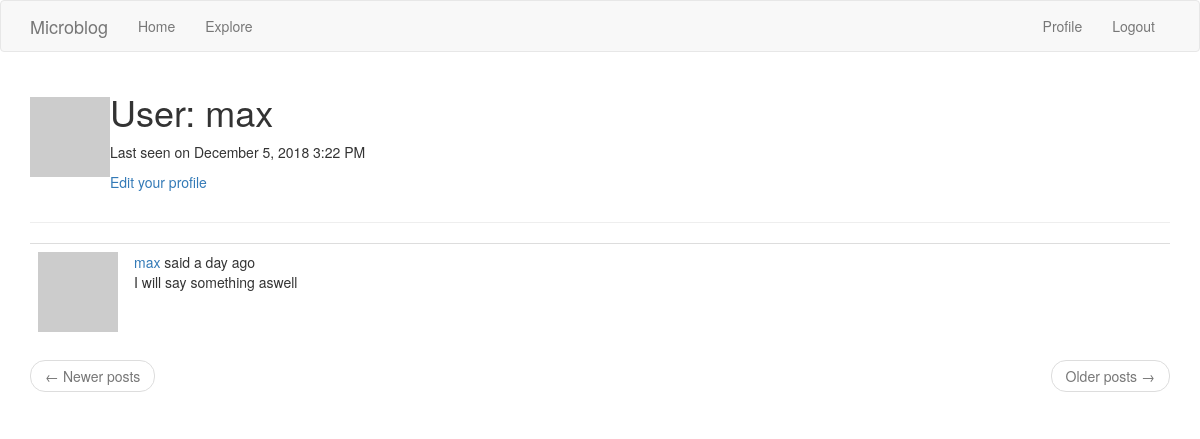
Before: /user/max (signed in) with the older database file.
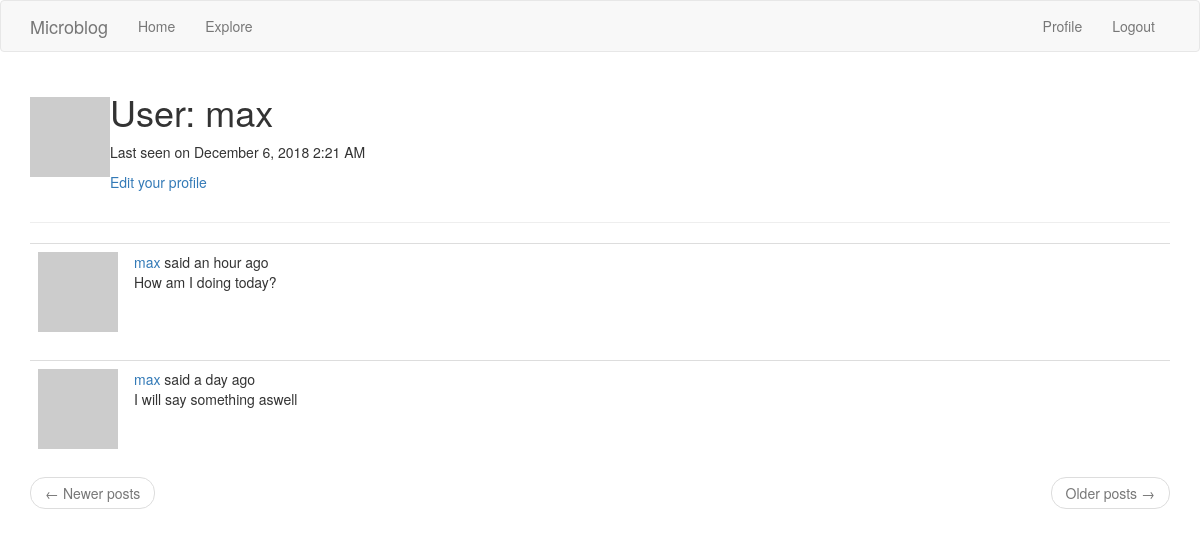
After: the same page with the newer database file.
### app/models.py (models this page shows, shortened)
class User(UserMixin, db.Model):
    id = db.Column(db.Integer, primary_key=True)
    username = db.Column(db.String(64), unique=True, index=True)
    email = db.Column(db.String(128), unique=True, index=True)
    password_hash = db.Column(db.String(128))
    posts = db.relationship('Post', backref='author', lazy='dynamic')
    about_me = db.Column(db.String(140))
    last_seen = db.Column(db.DateTime, default=datetime.utcnow)
    followed = db.relationship(
        'User', secondary=followers,
        primaryjoin=(followers.c.follower_id == id),
        secondaryjoin=(followers.c.followed_id == id),
        backref=db.backref('followers', lazy='dynamic'), lazy='dynamic')
    def avatar(self, size):
        digest = md5(self.email.lower().encode('utf-8')).hexdigest()
        return 'https://www.gravatar.com/avatar/{}?d=identicon&s={}'.format(digest, size)

class Post(db.Model):
    id = db.Column(db.Integer, primary_key=True)
    body = db.Column(db.String(140))
    timestamp = db.Column(db.DateTime, index=True, default=datetime.utcnow)
    user_id = db.Column(db.Integer, db.ForeignKey('user.id'))

### app/routes.py (the view)
@app.route('/user/<username>')
@login_required
def user(username):
    user = User.query.filter_by(username=username).first_or_404()
    page = request.args.get('page', 1, type=int)
    posts = user.posts.order_by(Post.timestamp.desc()).paginate(
        page, app.config['POSTS_PER_PAGE'], False)
    next_url = url_for('user', username=user.username, page=posts.next_num) \
        if posts.has_next else None
    prev_url = url_for('user', username=user.username, page=posts.prev_num) \
        if posts.has_prev else None
    return render_template('user.html', user=user, posts=posts.items,
                           next_url=next_url, prev_url=prev_url)

### app/models.py (called while the page is built)
@login.user_loader
def load_user(id):
    return User.query.get(int(id))

### app/routes.py (called while the page is built)
@app.before_request
def before_request():
    if current_user.is_authenticated:
        current_user.last_seen = datetime.utcnow()
        db.session.commit()

### app/templates/user.html (shortened to what this page needs)
{% extends 'base.html' %}
{% block app_content %}
    <table>
        <tr align="top">
            <td><img src="{{ user.avatar(128) }}" alt=""></td>
            <td>
                <h1>User: {{ user.username }}</h1>
                {% if user.last_seen %}
                    <p>Last seen on {{ moment(user.last_seen).format('LLL') }}</p>
                {% endif %}
                {% if user == current_user %}
                    <p><a href="{{ url_for('edit_profile') }}">Edit your profile</a></p>
                {% elif not current_user.is_following(user) %}
                    <p><a href="{{ url_for('follow', username=user.username) }}">Follow</a></p>
                {% else %}
                    <p><a href="{{ url_for('unfollow', username=user.username) }}">Unfollow</a></p>
                {% endif %}
            </td>
        </tr>
    </table>
    <hr>
    {% for post in posts %}
        {% include '_post.html' %}
    {% endfor %}
    <nav aria-label="...">
        <ul class="pager">
            <li class="previous{% if not prev_url %} disabled{% endif %}">
                <a href="{{ prev_url or '#' }}">
                    <span aria-hidden="true">&larr;</span> Newer posts
                </a>
            </li>
            <li class="next{% if not next_url %} disabled{% endif %}">
                <a href="{{ next_url or '#' }}">
                    Older posts <span aria-hidden="true">&rarr;</span>
                </a>
            </li>
        </ul>
    </nav>
{% endblock %}

### app/templates/_post.html
<table class="table table-hover">
    <tr>
        <td width="70px">
            <a href="{{ url_for('user', username=post.author.username) }}">
                <img src="{{ post.author.avatar(70) }}"/>
            </a>
        </td>
        <td>
            <a href="{{ url_for('user', username=post.author.username) }}">
                {{ post.author.username }}
            </a>
            said {{ moment(post.timestamp).fromNow() }}
            <br>
            {{ post.body }}
        </td>
    </tr>
</table>

Changed rows visible on the page:
changed User "max": last_seen "December 5, 2018 3:22 PM" → "December 6, 2018 2:21 AM"
added Post: author.username "max", timestamp "an hour ago", body "How am I doing today?"
